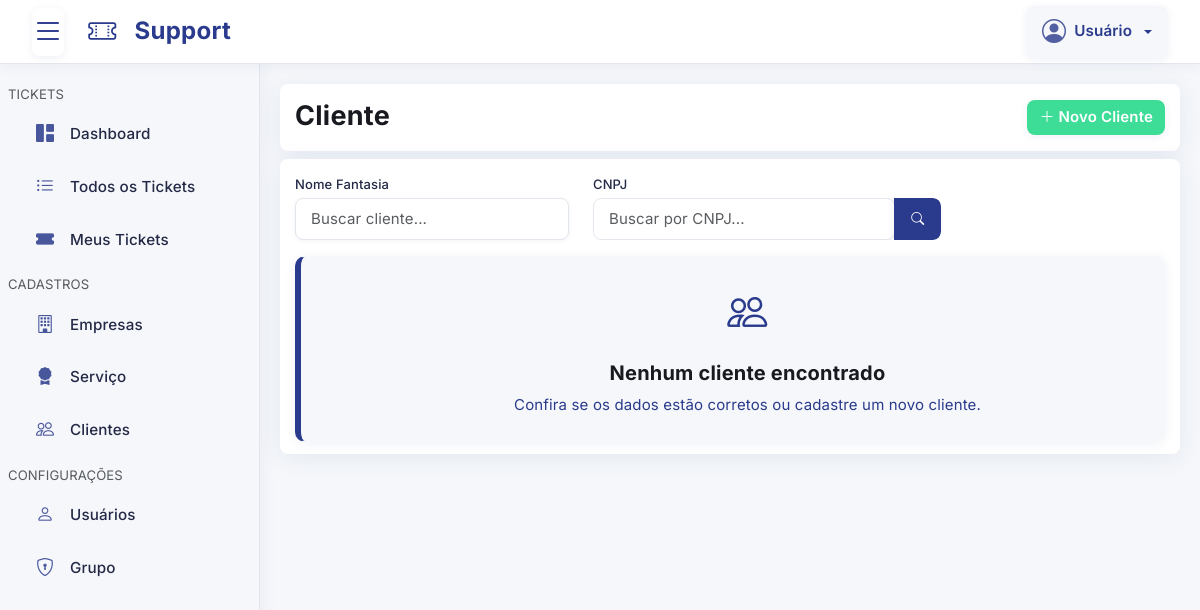
The page /pages/cliente/index.php on the database as committed earlier.
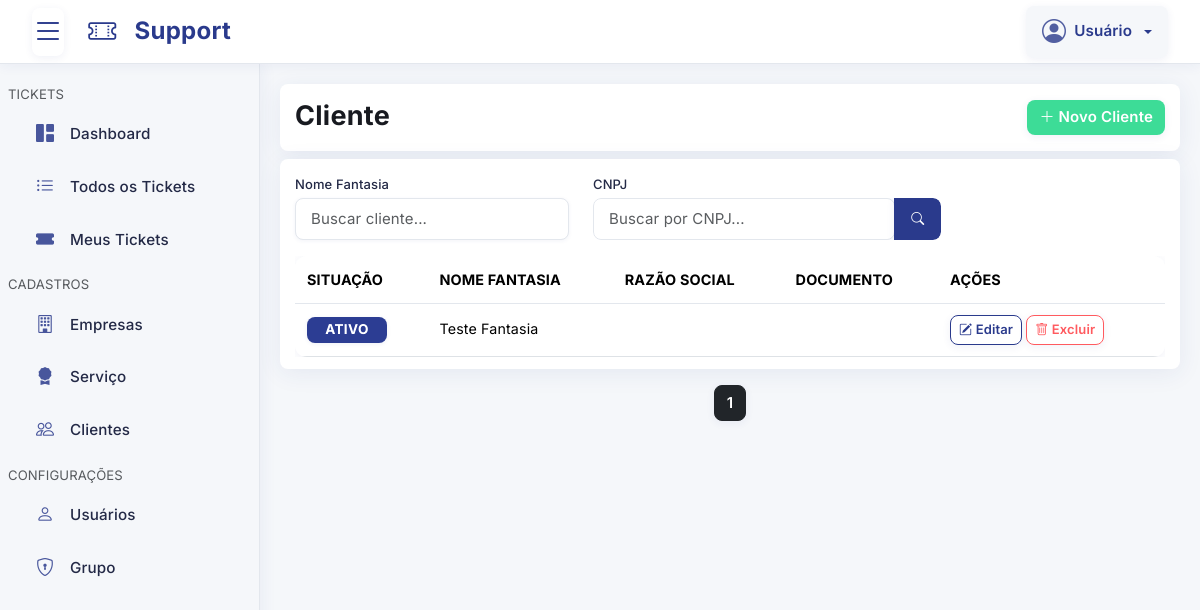
The same page on the database as committed later.
### tables this page shows
CREATE TABLE `cliente` (
  `id` int(11) NOT NULL,
  `usuario_id` int(11) NOT NULL,
  `tipo` tinyint(1) NOT NULL,
  `documento` varchar(14) NOT NULL,
  `razao_social` varchar(255) DEFAULT NULL,
  `nome_fantasia` varchar(255) NOT NULL,
  `telefone` varchar(13) NOT NULL,
  `email` varchar(255) DEFAULT NULL,
  `responsavel_nome` varchar(255) NOT NULL,
  `responsavel_email` varchar(255) DEFAULT NULL,
  `responsavel_telefone` varchar(14) NOT NULL,
  `responsavel_documento` varchar(11) NOT NULL,
  `cep` int(11) DEFAULT NULL,
  `cidade` varchar(255) DEFAULT NULL,
  `estado` varchar(255) DEFAULT NULL,
  `pais` varchar(255) DEFAULT NULL,
  `endereco` varchar(255) DEFAULT NULL,
  `numero` varchar(50) DEFAULT NULL,
  `bairro` varchar(255) DEFAULT NULL,
  `situacao` tinyint(1) NOT NULL DEFAULT 1,
  `cadastrado` timestamp NULL DEFAULT current_timestamp(),
  `alterado` timestamp NULL DEFAULT current_timestamp() ON UPDATE current_timestamp()
);

### config/Database.php (called while the page is built, shortened)
<?php
class Database
{
    private $host = "localhost";
    private $dbName = "support_ticket_manager";
    private $username = "root";
    private $password = "";
    private $pdo;
    private function connect()
    {
        $dsn = "mysql:host={$this->host};dbname={$this->dbName};";
        try {
            $this->pdo = new PDO(
                $dsn,
                $this->username,
                $this->password,
                array(PDO::MYSQL_ATTR_INIT_COMMAND => "SET NAMES utf8")
            );
            $this->pdo->setAttribute(PDO::ATTR_ERRMODE, PDO::ERRMODE_EXCEPTION);
            $this->pdo->setAttribute(PDO::ATTR_DEFAULT_FETCH_MODE, PDO::FETCH_ASSOC);
        } catch (PDOException $e) {
            $this->error = $e->getMessage();
            die("Erro ao conectar ao banco de dados: {$this->error}");
        }
    }
    public function getConnection()
    {
        return $this->pdo;
    }
}

### config/Cliente.php (called while the page is built, shortened)
<?php
class Cliente
{
    private $db;
    public function __construct($db)
    {
        $this->db = $db;
    }
    public function index($parametros = array())
    {
        try {
            $cliente_id = isset($parametros["cliente_id"]) ? $parametros["cliente_id"] : NULL;
            $nome_fantasia = isset($parametros["nome_fantasia"]) ? $parametros["nome_fantasia"] : NULL;
            $documento = isset($parametros["documento"]) ? $parametros["documento"] : NULL;
            $pagina = isset($parametros["pagina"]) ? $parametros["pagina"] : 1;
            $limite = isset($parametros["limite"]) ? $parametros["limite"] : 10;
            $where = array();
            $query = "SELECT `cliente`.*";
            $queryCount = "SELECT COUNT(`cliente`.`id`)";
            $query .= " FROM `cliente`";
            $queryCount .= " FROM `cliente`";
            $query .= " ORDER BY `cliente`.`nome_fantasia` ASC";
            $query .= " LIMIT :limite OFFSET :offset";
            $stmt = $this->db->prepare($query);
            $stmtCount = $this->db->prepare($queryCount);
            $offset = ($pagina - 1) * $limite;
            $stmt->bindParam(":limite", $limite, PDO::PARAM_INT);
            $stmt->bindParam(":offset", $offset, PDO::PARAM_INT);
            $stmt->execute();
            $stmtCount->execute();
            $resultados = $stmt->fetchAll(PDO::FETCH_OBJ);
            $total = $stmtCount->fetchColumn();
            $paginação = array(
                "pagina" => $pagina,
                "limite" => $limite,
                "total" => $total,
                "total_paginas" => ceil($total / $limite)
            );
            return array(
                "resultados" => $resultados,
                "paginacao" => $paginação
            );
        } catch (\Throwable $th) {
            return array(
                "erro" => $th->getMessage() . " -> " . $th->getLine(),
                "resultados" => [],
                "paginacao" => array(
                    "pagina" => 1,
                    "limite" => 100,
                    "total" => 0,
                    "total_paginas" => 1
                )
            );
        }
    }
}

### pages/cliente/index.php (the view, shortened to what the rows shown need)
<?php include("../template/topo.php"); ?>
<?php
$cliente_id = isset($_GET["cliente_id"]) ? $_GET["cliente_id"] : NULL;
$empresa_id = isset($_GET["empresa_id"]) ? $_GET["empresa_id"] : NULL;
$documento = isset($_GET["documento"]) ? $_GET["documento"] : NULL;
$nome_fantasia = isset($_GET["nome_fantasia"]) ? $_GET["nome_fantasia"] : NULL;
$pagina = isset($_GET["pagina"]) ? $_GET["pagina"] : 1;
$cliente = new Cliente($db->getConnection());
$indexRegistros = $cliente->index([
    "cliente_id" => $cliente_id,
    "empresa_id" => $empresa_id,
    "documento" => $documento,
    "nome_fantasia" => $nome_fantasia,
    "pagina" => $pagina,
    "limite" => 15
]);
$registros = $indexRegistros["resultados"];
?>
<header class="sessao">
    <div class="row">
        <div class="col-xl-6 col-lg-6 col-md-6 col-sm-12 col-12 my-1">
            <h1 class="titulo">Cliente
            </h1>
        </div>
    </div>
</header>
<div class="sessao">
    <?php if (count($registros) == 0): ?>
        <div class="alert alerta-sem-cadastrar text-center py-4" role="alert">
            <div class="mb-3">
                <i class="bi bi-people fs-1"></i>
            </div>
            <h5 class="fw-bold">Nenhum cliente encontrado</h5>
            <p class="mb-0">Confira se os dados estão corretos ou cadastre um novo cliente.</p>
        </div>
    <?php else: ?>
        <div class="table-responsive">
            <table class="table table-hover">
                <thead>
                    <tr>
                        <th>Situação</th>
                        <th>Nome Fantasia</th>
                        <th>Razão Social</th>
                        <th>Documento</th>
                        <th>Ações</th>
                    </tr>
                </thead>
                <tbody>
                    <?php foreach ($registros as $registro): ?>
                        <tr class="<?php echo $registro->id == $focu_cliente_id ? 'table-active' : ''; ?>">
                            <td>
                                <?php if ($registro->situacao == 1): ?>
                                    <span class="badge status-situacao">Ativo</span>
                                <?php else: ?>
                                    <span class="badge status-insituacao">Inativo</span>
                                <?php endif; ?>
                            </td>
                            <td><?php echo $registro->nome_fantasia; ?></td>
                            <td><?php echo $registro->razao_social; ?></td>
                            <td><?php echo $registro->documento; ?></td>
                            <td>
                                <a href="edicao.php?id=<?php echo $registro->id; ?>" class="btn btn-sm btn-editar">
                                    <i class="bi-pencil-square"></i> Editar
                                </a>
                                <button
                                    data-bs-toggle="modal"
                                    data-bs-target="#excluir-<?php echo $registro->id; ?>"
                                    type="button"
                                    class="btn btn-sm btn-excluir">
                                    <i class="bi bi-trash"></i> Excluir
                                </button>
                            </td>
                        </tr>
                    <?php endforeach; ?>
                </tbody>
            </table>
        </div>
</div>
<?php endif; ?>
<?php include("../template/rodape.php"); ?>

Rows that differ between the two databases and show on the page:
added cliente: situacao "ATIVO", nome_fantasia "Teste Fantasia"
Other text that changed with them:
text no longer shown: "Nenhum cliente encontrado Confira se os dados estão corretos ou cadastre um novo cliente."
text now shown: "SITUAÇÃO NOME FANTASIA RAZÃO SOCIAL DOCUMENTO AÇÕES"
new list line: "1"
